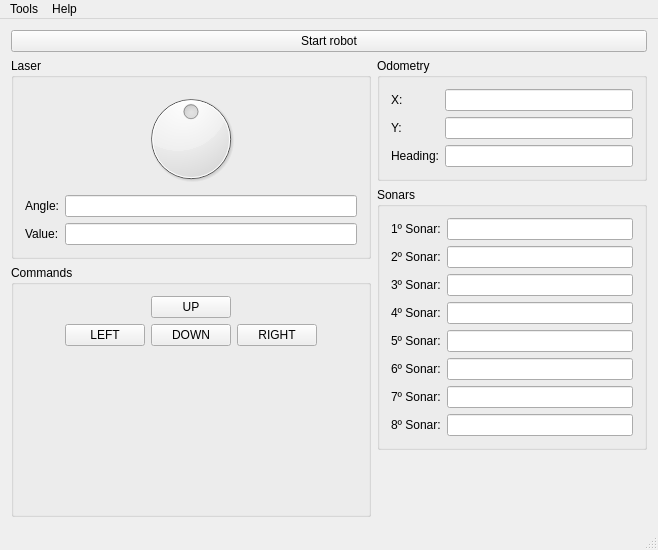
<?xml version="1.0" encoding="UTF-8"?>
<ui version="4.0">
 <class>MainWindow</class>
 <widget class="QMainWindow" name="MainWindow">
  <property name="geometry">
   <rect>
    <x>0</x>
    <y>0</y>
    <width>658</width>
    <height>550</height>
   </rect>
  </property>
  <property name="windowTitle">
   <string>Aria Demonstration</string>
  </property>
  <widget class="QWidget" name="centralWidget">
   <layout class="QVBoxLayout" name="verticalLayout_4">
    <item>
     <layout class="QHBoxLayout" name="horizontalLayout_2">
      <item>
       <widget class="QPushButton" name="pushButton">
        <property name="text">
         <string>Start robot</string>
        </property>
       </widget>
      </item>
     </layout>
    </item>
    <item>
     <layout class="QHBoxLayout" name="horizontalLayout">
      <item>
       <layout class="QVBoxLayout" name="verticalLayout_6">
        <item>
         <widget class="QGroupBox" name="groupBox_3">
          <property name="title">
           <string>Laser</string>
          </property>
          <layout class="QVBoxLayout" name="verticalLayout_5">
           <item>
            <widget class="QDial" name="dialAngle">
             <property name="maximum">
              <number>360</number>
             </property>
             <property name="value">
              <number>180</number>
             </property>
            </widget>
           </item>
           <item>
            <layout class="QFormLayout" name="formLayout_3">
             <item row="0" column="0">
              <widget class="QLabel" name="label_11">
               <property name="text">
                <string>Angle:</string>
               </property>
              </widget>
             </item>
             <item row="1" column="0">
              <widget class="QLabel" name="label_12">
               <property name="text">
                <string>Value:</string>
               </property>
              </widget>
             </item>
             <item row="1" column="1">
              <widget class="QLineEdit" name="LEValue"/>
             </item>
             <item row="0" column="1">
              <widget class="QLineEdit" name="LEAngle"/>
             </item>
            </layout>
           </item>
          </layout>
         </widget>
        </item>
        <item>
         <widget class="QGroupBox" name="groupBox_4">
          <property name="title">
           <string>Commands</string>
          </property>
          <layout class="QGridLayout" name="gridLayout">
           <item row="2" column="2">
            <widget class="QPushButton" name="PBDown">
             <property name="text">
              <string>DOWN</string>
             </property>
            </widget>
           </item>
           <item row="2" column="0">
            <spacer name="horizontalSpacer">
             <property name="orientation">
              <enum>Qt::Horizontal</enum>
             </property>
             <property name="sizeHint" stdset="0">
              <size>
               <width>40</width>
               <height>20</height>
              </size>
             </property>
            </spacer>
           </item>
           <item row="2" column="4">
            <spacer name="horizontalSpacer_2">
             <property name="orientation">
              <enum>Qt::Horizontal</enum>
             </property>
             <property name="sizeHint" stdset="0">
              <size>
               <width>40</width>
               <height>20</height>
              </size>
             </property>
            </spacer>
           </item>
           <item row="2" column="3">
            <widget class="QPushButton" name="PBRight">
             <property name="text">
              <string>RIGHT</string>
             </property>
            </widget>
           </item>
           <item row="2" column="1">
            <widget class="QPushButton" name="PBLeft">
             <property name="text">
              <string>LEFT</string>
             </property>
            </widget>
           </item>
           <item row="1" column="2">
            <widget class="QPushButton" name="PBUp">
             <property name="text">
              <string>UP</string>
             </property>
            </widget>
           </item>
           <item row="3" column="2">
            <spacer name="verticalSpacer">
             <property name="orientation">
              <enum>Qt::Vertical</enum>
             </property>
             <property name="sizeHint" stdset="0">
              <size>
               <width>20</width>
               <height>40</height>
              </size>
             </property>
            </spacer>
           </item>
          </layout>
          <zorder>PBLeft</zorder>
          <zorder>PBRight</zorder>
          <zorder>PBUp</zorder>
          <zorder>PBDown</zorder>
          <zorder>horizontalSpacer</zorder>
          <zorder>horizontalSpacer_2</zorder>
          <zorder>verticalSpacer</zorder>
         </widget>
        </item>
       </layout>
      </item>
      <item>
       <layout class="QVBoxLayout" name="verticalLayout">
        <item>
         <widget class="QGroupBox" name="groupBox_2">
          <property name="title">
           <string>Odometry</string>
          </property>
          <layout class="QVBoxLayout" name="verticalLayout_3">
           <item>
            <layout class="QFormLayout" name="formLayout_2">
             <property name="fieldGrowthPolicy">
              <enum>QFormLayout::AllNonFixedFieldsGrow</enum>
             </property>
             <item row="0" column="0">
              <widget class="QLabel" name="label_16">
               <property name="text">
                <string>X:</string>
               </property>
              </widget>
             </item>
             <item row="0" column="1">
              <widget class="QLineEdit" name="LEXPosition"/>
             </item>
             <item row="1" column="0">
              <widget class="QLabel" name="label_9">
               <property name="text">
                <string>Y:</string>
               </property>
              </widget>
             </item>
             <item row="1" column="1">
              <widget class="QLineEdit" name="LEYPosition"/>
             </item>
             <item row="2" column="0">
              <widget class="QLabel" name="label_10">
               <property name="text">
                <string>Heading:</string>
               </property>
              </widget>
             </item>
             <item row="2" column="1">
              <widget class="QLineEdit" name="LEHeading"/>
             </item>
            </layout>
           </item>
          </layout>
         </widget>
        </item>
        <item>
         <widget class="QGroupBox" name="groupBox">
          <property name="title">
           <string>Sonars</string>
          </property>
          <layout class="QVBoxLayout" name="verticalLayout_2">
           <item>
            <layout class="QFormLayout" name="formLayout">
             <property name="fieldGrowthPolicy">
              <enum>QFormLayout::AllNonFixedFieldsGrow</enum>
             </property>
             <item row="0" column="0">
              <widget class="QLabel" name="label">
               <property name="text">
                <string>1º Sonar:</string>
               </property>
              </widget>
             </item>
             <item row="0" column="1">
              <widget class="QLineEdit" name="LESonar1"/>
             </item>
             <item row="1" column="0">
              <widget class="QLabel" name="label_2">
               <property name="text">
                <string>2º Sonar:</string>
               </property>
              </widget>
             </item>
             <item row="1" column="1">
              <widget class="QLineEdit" name="LESonar2"/>
             </item>
             <item row="2" column="0">
              <widget class="QLabel" name="label_3">
               <property name="text">
                <string>3º Sonar:</string>
               </property>
              </widget>
             </item>
             <item row="3" column="0">
              <widget class="QLabel" name="label_4">
               <property name="text">
                <string>4º Sonar:</string>
               </property>
              </widget>
             </item>
             <item row="3" column="1">
              <widget class="QLineEdit" name="LESonar4"/>
             </item>
             <item row="4" column="0">
              <widget class="QLabel" name="label_5">
               <property name="text">
                <string>5º Sonar:</string>
               </property>
              </widget>
             </item>
             <item row="4" column="1">
              <widget class="QLineEdit" name="LESonar5"/>
             </item>
             <item row="5" column="0">
              <widget class="QLabel" name="label_6">
               <property name="text">
                <string>6º Sonar:</string>
               </property>
              </widget>
             </item>
             <item row="5" column="1">
              <widget class="QLineEdit" name="LESonar6"/>
             </item>
             <item row="6" column="0">
              <widget class="QLabel" name="label_7">
               <property name="text">
                <string>7º Sonar:</string>
               </property>
              </widget>
             </item>
             <item row="6" column="1">
              <widget class="QLineEdit" name="LESonar7"/>
             </item>
             <item row="7" column="0">
              <widget class="QLabel" name="label_8">
               <property name="text">
                <string>8º Sonar:</string>
               </property>
              </widget>
             </item>
             <item row="7" column="1">
              <widget class="QLineEdit" name="LESonar8"/>
             </item>
             <item row="2" column="1">
              <widget class="QLineEdit" name="LESonar3"/>
             </item>
            </layout>
           </item>
          </layout>
         </widget>
        </item>
        <item>
         <spacer name="verticalSpacer_2">
          <property name="orientation">
           <enum>Qt::Vertical</enum>
          </property>
          <property name="sizeHint" stdset="0">
           <size>
            <width>20</width>
            <height>40</height>
           </size>
          </property>
         </spacer>
        </item>
       </layout>
      </item>
     </layout>
    </item>
   </layout>
  </widget>
  <widget class="QMenuBar" name="menuBar">
   <property name="geometry">
    <rect>
     <x>0</x>
     <y>0</y>
     <width>658</width>
     <height>25</height>
    </rect>
   </property>
   <widget class="QMenu" name="menuAbout">
    <property name="title">
     <string>Help</string>
    </property>
    <addaction name="actionAbout"/>
   </widget>
   <widget class="QMenu" name="menuTools">
    <property name="title">
     <string>Tools</string>
    </property>
    <addaction name="actionUP"/>
    <addaction name="actionDOWN"/>
    <addaction name="actionLEFT"/>
    <addaction name="actionRIGHT"/>
   </widget>
   <addaction name="menuTools"/>
   <addaction name="menuAbout"/>
  </widget>
  <widget class="QStatusBar" name="statusBar"/>
  <action name="actionAbout">
   <property name="text">
    <string>About</string>
   </property>
  </action>
  <action name="actionUP">
   <property name="text">
    <string>UP</string>
   </property>
   <property name="shortcut">
    <string>Up</string>
   </property>
   <property name="shortcutContext">
    <enum>Qt::ApplicationShortcut</enum>
   </property>
  </action>
  <action name="actionDOWN">
   <property name="text">
    <string>DOWN</string>
   </property>
   <property name="shortcut">
    <string>Down</string>
   </property>
   <property name="shortcutContext">
    <enum>Qt::ApplicationShortcut</enum>
   </property>
  </action>
  <action name="actionLEFT">
   <property name="text">
    <string>LEFT</string>
   </property>
   <property name="shortcut">
    <string>Left</string>
   </property>
   <property name="shortcutContext">
    <enum>Qt::ApplicationShortcut</enum>
   </property>
  </action>
  <action name="actionRIGHT">
   <property name="text">
    <string>RIGHT</string>
   </property>
   <property name="shortcut">
    <string>Right</string>
   </property>
   <property name="shortcutContext">
    <enum>Qt::ApplicationShortcut</enum>
   </property>
  </action>
 </widget>
 <layoutdefault spacing="6" margin="11"/>
 <resources/>
 <connections/>
</ui>
